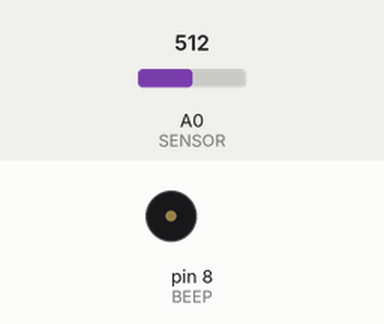
A sketch run on a simulated Arduino Uno, built with avr-gcc and run on an emulated ATmega328P. On the bench: buzzer (waves = sounding, pin HIGH). The inputs (shaded band) are chosen by the test bench; at power-on: A0 (SENSOR) = 512. What the sketch prints to the serial monitor is not drawn.

Above: at 1.8 s.
1.9 s: A0 (SENSOR) set to 888
5.4 s: A0 (SENSOR) set to 914
At 6.4 s:
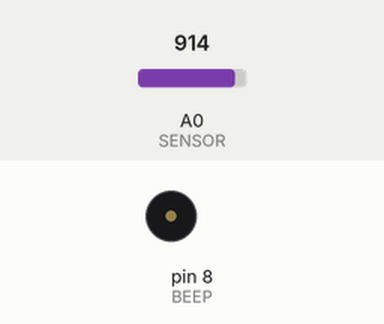
9.5 s: A0 (SENSOR) set to 890
At 9.9 s:
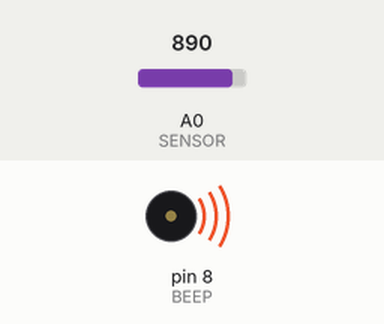
13.5 s: A0 (SENSOR) set to 1023
At 14.1 s:
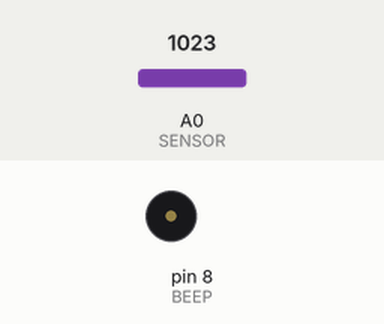
Timing chart, 0 to 16.0 s (numbered marks = the images above; inputs shaded):
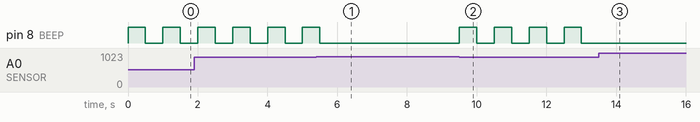

The sketch:

fire_02.ino
```cpp
const int SENSOR = A0;
const int BEEP = 8;

void setup() {
  Serial.begin(115200);
  pinMode(SENSOR, INPUT);

  // 부저
  pinMode(BEEP, OUTPUT);
}

void loop() {
  int value = analogRead(SENSOR);

  Serial.print("Sensor = ");
  Serial.println(value);

  if(value<900) {
    digitalWrite(BEEP,HIGH);
    delay(500);
    digitalWrite(BEEP,LOW);
    delay(500);
  }
}
```

Measured:
- the behaviour switches between 899 and 900 on A0 (SENSOR) (found by bisection; images 0 and 1)
- after the input at 5.4 s, pin 8 (BEEP): goes on until 5.5 s, then stays LOW
- after the input at 9.5 s, pin 8 (BEEP): alternates HIGH for 0.50 s and LOW for 0.50 s, starting at once
- after the input at 13.5 s, pin 8 (BEEP): stops changing and stays LOW
- by itself, pin 8 (BEEP): alternates HIGH for 0.50 s and LOW for 0.50 s
